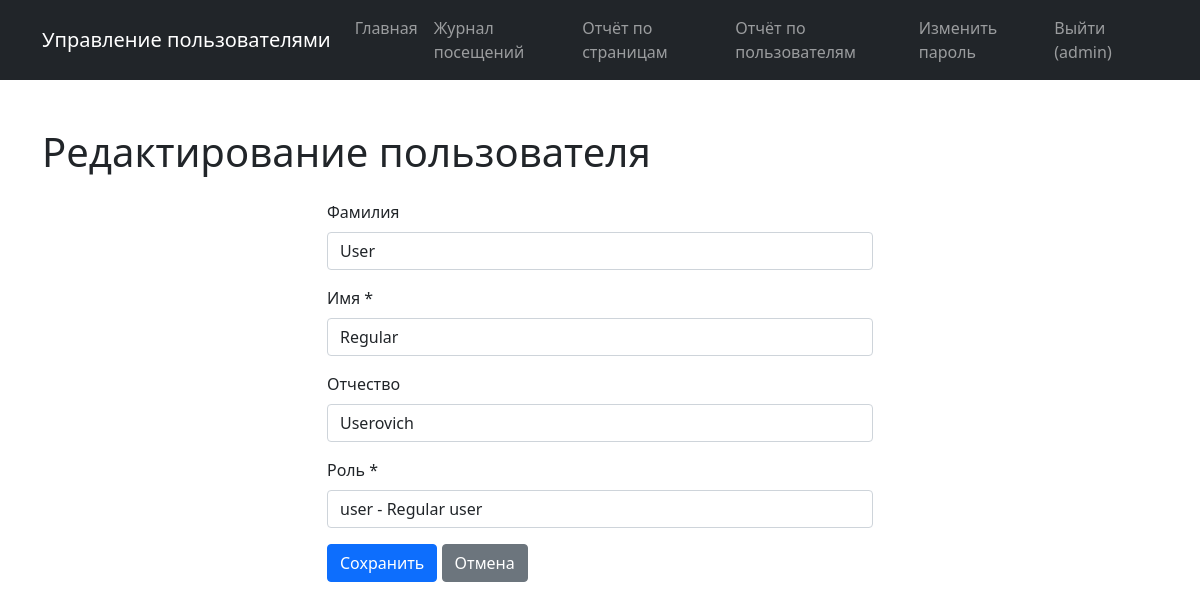
Page /user/2/edit/ (signed in) on the committed database.
### tables this page shows
CREATE TABLE users (
            id INTEGER PRIMARY KEY AUTOINCREMENT,
            login TEXT NOT NULL UNIQUE,
            password_hash TEXT NOT NULL,
            last_name TEXT,
            first_name TEXT NOT NULL,
            middle_name TEXT,
            role_id INTEGER,
            created_at TIMESTAMP DEFAULT CURRENT_TIMESTAMP,
            FOREIGN KEY (role_id) REFERENCES roles (id)
        );

CREATE TABLE roles (
            id INTEGER PRIMARY KEY AUTOINCREMENT,
            name TEXT NOT NULL UNIQUE,
            description TEXT
        );

### app.py (the view, shortened to what this page needs)
@app.route('/user/<int:user_id>/edit/', methods=['GET', 'POST'])
@login_required
def user_edit(user_id):
    user = models.get_user_by_id(user_id)
    if not user:
        flash('Пользователь не найден', 'danger')
        return redirect(url_for('index'))
    user_data = models.get_user_by_id(current_user.id)
    user_role = user_data['role_name'] if user_data else None
    if user_role != 'admin' and user_id != current_user.id:
        flash('У вас недостаточно прав для доступа к данной странице.', 'danger')
        return redirect(url_for('index'))
    roles = models.get_all_roles()
    errors = {}
    is_admin = (user_role == 'admin')
    form_data = {
        'last_name': user['last_name'] or '',
        'first_name': user['first_name'],
        'middle_name': user['middle_name'] or '',
        'role_id': str(user['role_id']) if user['role_id'] and is_admin else ''
    }
    return render_template('user_form.html',
                         user=user,
                         roles=roles,
                         form_data=form_data,
                         errors=errors,
                         is_admin=is_admin)

### app.py (called while the page is built)
@login_manager.user_loader
def load_user(user_id):
    user_data = models.get_user_by_id(user_id)
    if user_data:
        return User(user_data)
    return None

@app.before_request
def log_visit():
    if request.endpoint and not request.endpoint.startswith('static'):
        path = request.path
        user_id = current_user.id if current_user.is_authenticated else None
        models.add_visit_log(path, user_id)

@app.context_processor
def utility_processor():
    user_data = None
    user_role = None
    if current_user.is_authenticated:
        user_data = models.get_user_by_id(current_user.id)
        user_role = user_data['role_name'] if user_data else None
    return {
        'is_authenticated': current_user.is_authenticated,
        'user_role': user_role,
        'current_user_id': current_user.id if current_user.is_authenticated else None
    }

### models.py (called while the page is built)
def get_db():
    conn = sqlite3.connect(DATABASE)
    conn.row_factory = sqlite3.Row
    return conn

def get_user_by_id(user_id):
    conn = get_db()
    user = conn.execute('''
        SELECT u.*, r.name as role_name, r.description as role_description
        FROM users u
        LEFT JOIN roles r ON u.role_id = r.id
        WHERE u.id = ?
    ''', (user_id,)).fetchone()
    conn.close()
    return user

def get_all_roles():
    conn = get_db()
    roles = conn.execute('SELECT * FROM roles').fetchall()
    conn.close()
    return roles

def add_visit_log(path, user_id):
    conn = get_db()
    cursor = conn.cursor()
    try:
        cursor.execute('''
            INSERT INTO visit_logs (path, user_id)
            VALUES (?, ?)
        ''', (path, user_id))
        conn.commit()
        return True, None
    except Exception as e:
        return False, str(e)
    finally:
        conn.close()

### templates/user_form.html (shortened to what this page needs)
{% extends 'base.html' %}
{% block content %}
<h1 class="my-4">{% if user %}Редактирование пользователя{% else %}Создание пользователя{% endif %}</h1>
<div class="row justify-content-center">
    <div class="col-md-6">
        <form method="post">
            <div class="mb-3">
                <label class="form-label">Фамилия</label>
                <input type="text" name="last_name" class="form-control" value="{{ form_data.last_name or '' }}">
            </div>
            <div class="mb-3">
                <label class="form-label">Имя *</label>
                <input type="text" name="first_name" class="form-control {% if errors.first_name %}is-invalid{% endif %}"
                       value="{{ form_data.first_name or '' }}" required>
            </div>
            <div class="mb-3">
                <label class="form-label">Отчество</label>
                <input type="text" name="middle_name" class="form-control" value="{{ form_data.middle_name or '' }}">
            </div>
            <div class="mb-3">
                <label class="form-label">Роль *</label>
                <select name="role_id" class="form-control {% if errors.role_id %}is-invalid{% endif %}" required>
                    {% for role in roles %}
                        <option value="{{ role.id }}" {% if form_data.role_id|string == role.id|string %}selected{% endif %}>
                            {{ role.name }} - {{ role.description or '' }}
                        </option>
                    {% endfor %}
                </select>
            </div>
            <button type="submit" class="btn btn-primary">Сохранить</button>
            <a href="{{ url_for('index') }}" class="btn btn-secondary">Отмена</a>
        </form>
    </div>
</div>
{% endblock %}

### templates/base.html (shortened to what this page needs)
<!DOCTYPE html>
<html lang="ru">
<head>
    <link href="https://cdn.jsdelivr.net/npm/bootstrap@5.0.2/dist/css/bootstrap.min.css" rel="stylesheet">
    <link rel="stylesheet" href="{{ url_for('static', filename='styles.css') }}">
</head>
<body>
    <nav class="navbar navbar-expand-lg navbar-dark bg-dark">
        <div class="container">
            <a class="navbar-brand" href="{{ url_for('index') }}">Управление пользователями</a>
            <div class="collapse navbar-collapse">
                <ul class="navbar-nav ms-auto">
                    <li class="nav-item"><a class="nav-link" href="{{ url_for('index') }}">Главная</a></li>
                    {% if is_authenticated %}
                        <li class="nav-item"><a class="nav-link" href="{{ url_for('reports.visit_logs') }}">Журнал посещений</a></li>
                        {% if user_role == 'admin' %}
                            <li class="nav-item"><a class="nav-link" href="{{ url_for('reports.report_pages') }}">Отчёт по страницам</a></li>
                            <li class="nav-item"><a class="nav-link" href="{{ url_for('reports.report_users') }}">Отчёт по пользователям</a></li>
                        {% endif %}
                        <li class="nav-item"><a class="nav-link" href="{{ url_for('change_password') }}">Изменить пароль</a></li>
                        <li class="nav-item"><a class="nav-link" href="{{ url_for('logout') }}">Выйти ({{ current_user.login }})</a></li>
                    {% else %}
                        <li class="nav-item"><a class="nav-link" href="{{ url_for('login') }}">Войти</a></li>
                    {% endif %}
                </ul>
            </div>
        </div>
    </nav>
    <main class="container my-4">
        {% block content %}{% endblock %}
    </main>
</body>
</html>

### static/styles.css (style rules this page uses)
body { min-height: 100vh; display: flex; flex-direction: column; }

### rows in the picture
users: login "admin"
users: last_name "User", first_name "Regular", middle_name "Userovich", role_id "user - Regular user"
